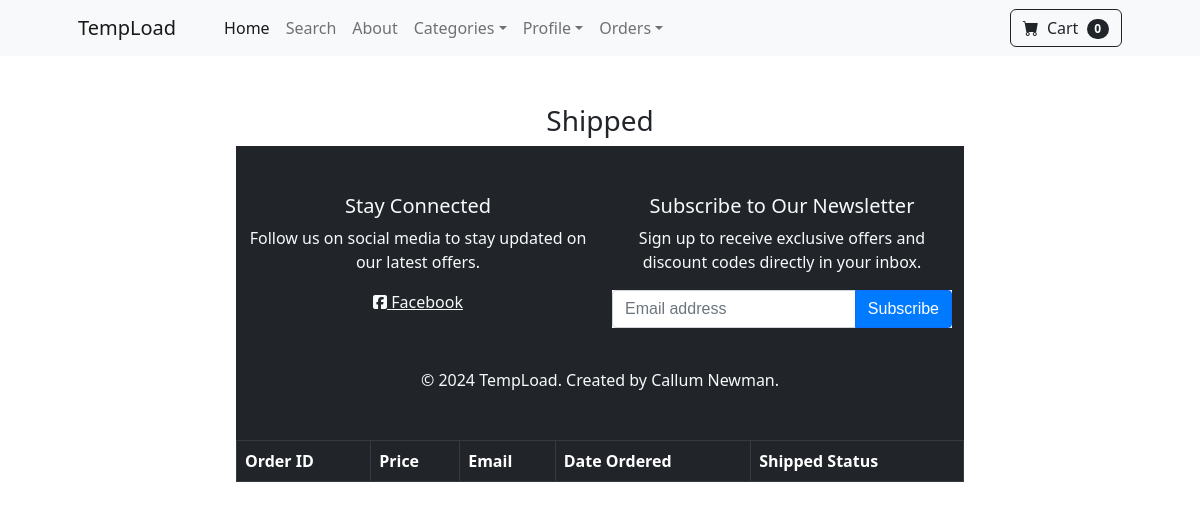
/payment/shippedDashboard (signed in), run on an earlier commit of the app's database.
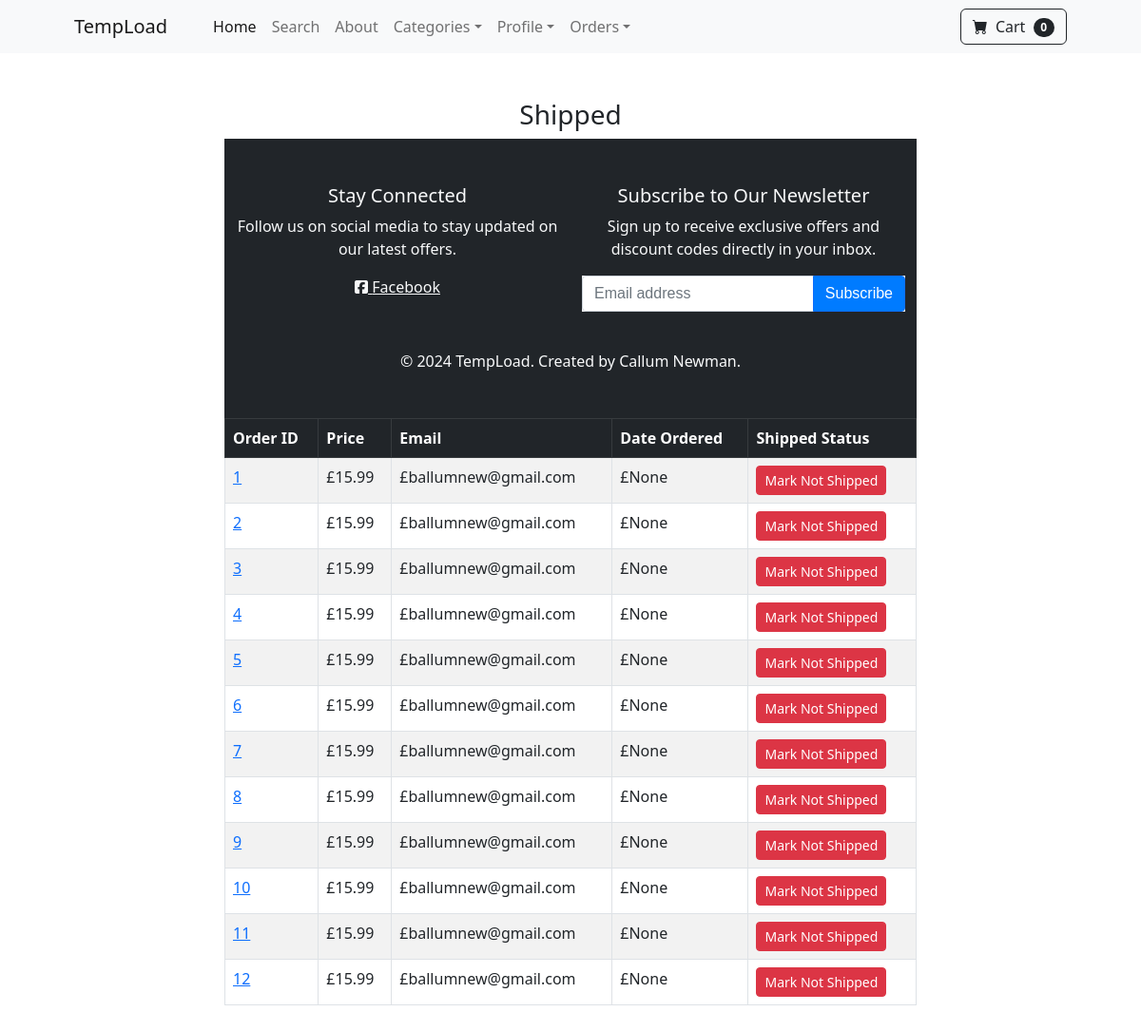
And on a later commit of the database.
### payment/models.py (models this page shows, shortened)
class Order(models.Model):
    user = models.ForeignKey(User, on_delete=models.CASCADE, null=True, blank=True)
    fullName = models.CharField(max_length=255)
    email = models.EmailField(max_length=255)
    shippingAddress = models.TextField(max_length=15000)
    amountPaid= models.DecimalField(max_digits=10, decimal_places=2)
    dateOrdered = models.DateTimeField(auto_now_add=True)
    shipped = models.BooleanField(default=False)
    dateShipped = models.DateTimeField(blank=True, null=True)
    invoice = models.CharField(max_length=250, blank=True, null=True)
    shipped = models.BooleanField(default=False)

### payment/views.py (the view, shortened to what this page needs)
# urls.py: path('shippedDashboard',views.shippedDashboard, name='shippedDashboard'),
def shippedDashboard(request):
    if request.user.is_authenticated and request.user.is_superuser:
        orders = Order.objects.filter(shipped=False)
        return render(request, "payment/shippedDashboard.html", {"orders":orders})
    else:
        messages.success(request, "Access Denied")
        return redirect('home')

### cart/cart.py (called while the page is built)
    def __len__(self):
        return len(self.cart)

### cart/cartProcessors.py (called while the page is built)
def cart(request):
    return {'cart':Cart(request)}

### payment/templates/payment/shippedDashboard.html (shortened to what this page needs)
{% extends 'base.html' %} {% block content %}
<div class="container">
  <div class="row">
    <center>
      <div class="col-8">
        <h3>Shipped</h3>
        <table class="table table-striped table-hover table-bordered">
            <thead class="table-dark">
              <tr>
                <th scope="col">Order ID</th>
                <th scope="col">Price</th>
                <th scope="col">Email</th>
                <th scope="col">Date Ordered</th>
                <th scope="col">Shipped Status</th>
              </tr>
            </thead>
            <tbody>
              {% for item in orders %}
              <tr>
                <td><a href="{% url 'orders' item.id %}">{{item.id}}</a></td>
                <td>£{{item.amountPaid}}</td>
                <td>£{{item.email}}</td>
                <td>£{{item.dateShipped}}</td>
                <td>
                  <form action="" method="POST">
                    <button type="Submit" class="btn btn-danger btn-sm">Mark Not Shipped</button>
                  </form>
                </td>
              </tr>
              {% endfor %}
            </tbody>
      </div>
    </center>
  </div>
</div>
{% endblock %}

### store/templates/base.html (shortened to what this page needs)
{% load static %}
<!DOCTYPE html>
<html lang="en">
  <head>
    <link
      href="https://cdn.jsdelivr.net/npm/bootstrap-icons@1.5.0/font/bootstrap-icons.css"
      rel="stylesheet"
    />
    <link
      rel="stylesheet"
      href="https://cdnjs.cloudflare.com/ajax/libs/font-awesome/6.5.2/css/all.min.css"
    />
    <link href="{% static 'css/styles.css' %}" rel="stylesheet" />
  </head>
  <body>
    {% include 'navbar.html' %}
    <main class="container my-5">{% block content %} {% endblock %}</main>
    <footer class="py-5 bg-dark text-light">
      <div class="container">
        <div class="row">
          <div class="col-md-6 mb-3">
            <h5>Stay Connected</h5>
            <p>
              Follow us on social media to stay updated on our latest offers.
            </p>
            <a
              href="https://www.facebook.com/profile.php?id=61568348157548"
              target="_blank"
              class="text-light"
            >
              <i class="fab fa-facebook-square"></i> Facebook
            </a>
          </div>
          <div class="col-md-6">
            <h5>Subscribe to Our Newsletter</h5>
            <p>
              Sign up to receive exclusive offers and discount codes directly in
              your inbox.
            </p>
            <div id="mc_embed_shell">
              <link
                href="//cdn-images.mailchimp.com/embedcode/classic-061523.css"
                rel="stylesheet"
                type="text/css"
              />
              <div id="mc_embed_signup">
                <form
                  action="https://gmail.us10.list-manage.com/subscribe/post?u=2b28209cc7006d147dd48fd2b&amp;id=e3bfc852f7&amp;f_id=00331be2f0"
                  method="post"
                  id="mc-embedded-subscribe-form"
                  name="mc-embedded-subscribe-form"
                  class="validate"
                  target="_blank"
                  novalidate
                >
                  <div class="input-group mb-3">
                    <input
                      type="email"
                      name="EMAIL"
                      class="form-control"
                      id="mce-EMAIL"
                      placeholder="Email address"
                      required
                    />
                    <button
                      class="btn btn-primary"
                      type="submit"
                      id="mc-embedded-subscribe"
                    >
                      Subscribe
                    </button>
                  </div>
                </form>
              </div>
            </div>
          </div>
        </div>
        <div class="text-center mt-4">
          <p class="m-0">&copy; 2024 TempLoad. Created by Callum Newman.</p>
        </div>
      </div>
    </footer>
  </body>
</html>

### store/templates/navbar.html (shortened to what this page needs)
<nav class="navbar navbar-expand-lg navbar-light bg-light">
  <div class="container px-4 px-lg-5">
    <a class="navbar-brand" href="{% url 'home' %}">TempLoad</a>
    <div class="collapse navbar-collapse" id="navbarSupportedContent">
      <ul class="navbar-nav me-auto mb-2 mb-lg-0 ms-lg-4">
        <li class="nav-item">
          <a class="nav-link active" aria-current="page" href="{% url 'home' %}"
            >Home</a
          >
        </li>
        <a class="nav-link" aria-current="page" href="{% url 'search' %}"
            >Search</a
          >
        <li class="nav-item">
          <a class="nav-link" href="{% url 'about' %}">About</a>
        </li>
        <li class="nav-item dropdown">
          <a
            class="nav-link dropdown-toggle"
            id="navbarDropdown"
            href="#"
            role="button"
            data-bs-toggle="dropdown"
            aria-expanded="false"
            >Categories</a
          >
        </li>
        {% if user.is_authenticated %}
        <li class="nav-item dropdown">
          <a
            class="nav-link dropdown-toggle"
            id="navbarDropdown"
            href="#"
            role="button"
            data-bs-toggle="dropdown"
            aria-expanded="false"
            >Profile</a
          >
        </li>
        {% if user.is_superuser %}
        <li class="nav-item dropdown">
          <a
            class="nav-link dropdown-toggle"
            id="navbarDropdown"
            href="#"
            role="button"
            data-bs-toggle="dropdown"
            aria-expanded="false"
            >Orders</a
          >
        </li>
        {% endif %}
        {% endif %}
      </ul>
      <form class="d-flex">
        <a href="{% url 'cartSummary' %}" class="btn btn-outline-dark"
          ><i class="bi-cart-fill me-1"></i>
          Cart
          <span
            class="badge bg-dark text-white ms-1 rounded-pill"
            id="cartQuantity"
            >{{ cart|length }}</span
          ></a
        >
      </form>
    </div>
  </div>
</nav>

### store/templates/base.html (style rules this page uses)
#mc_embed_signup { background: #fff; clear: left; font: 14px Helvetica, Arial, sans-serif; width: 100%; }
.input-group .form-control { border-top-left-radius: 0.25rem; border-bottom-left-radius: 0.25rem; }
.input-group .btn { border-top-right-radius: 0.25rem; border-bottom-right-radius: 0.25rem; background-color: #007bff; color: #fff; }

What changed in the data, as far as the page shows it:
added Order: id "1", amountPaid "15.99", email "ballumnew@gmail.com", dateShipped "None"
added Order: id "2", amountPaid "15.99", email "ballumnew@gmail.com", dateShipped "None"
added Order: id "3", amountPaid "15.99", email "ballumnew@gmail.com", dateShipped "None"
added Order: id "4", amountPaid "15.99", email "ballumnew@gmail.com", dateShipped "None"
added Order: id "5", amountPaid "15.99", email "ballumnew@gmail.com", dateShipped "None"
added Order: id "6", amountPaid "15.99", email "ballumnew@gmail.com", dateShipped "None"
added Order: id "7", amountPaid "15.99", email "ballumnew@gmail.com", dateShipped "None"
added Order: id "8", amountPaid "15.99", email "ballumnew@gmail.com", dateShipped "None"
added Order: id "9", amountPaid "15.99", email "ballumnew@gmail.com", dateShipped "None"
added Order: id "10", amountPaid "15.99", email "ballumnew@gmail.com", dateShipped "None"
added Order: id "11", amountPaid "15.99", email "ballumnew@gmail.com", dateShipped "None"
added Order: id "12", amountPaid "15.99", email "ballumnew@gmail.com", dateShipped "None"
